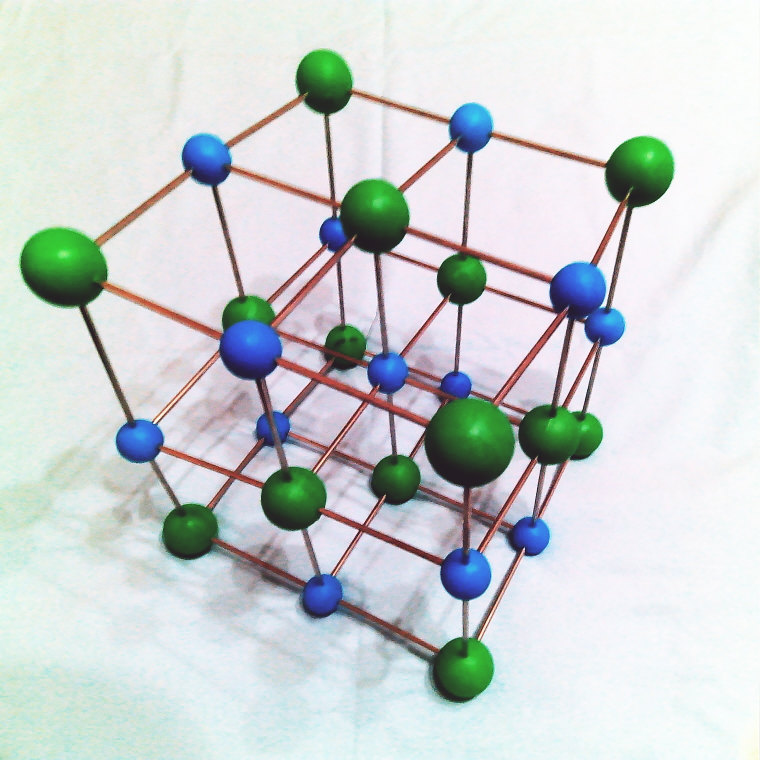
#> input picture Hamster/Week 15/Left3.jpg, 1520 x 1520 px (shown at 1/2 size)
$ python SURF_MATCH_w_Hough_color.py
#> lines starting #> are read from the running program, lines starting #| are printed output that depends on the picture; pictures that were not available may be replaced by others from this repository, and a replacement may not be noted
from typing import DefaultDict
import cv2
import numpy as np
import copy
import math
import matplotlib.pyplot as plt
img1 = cv2.imread('Left3.jpg',cv2.IMREAD_GRAYSCALE)
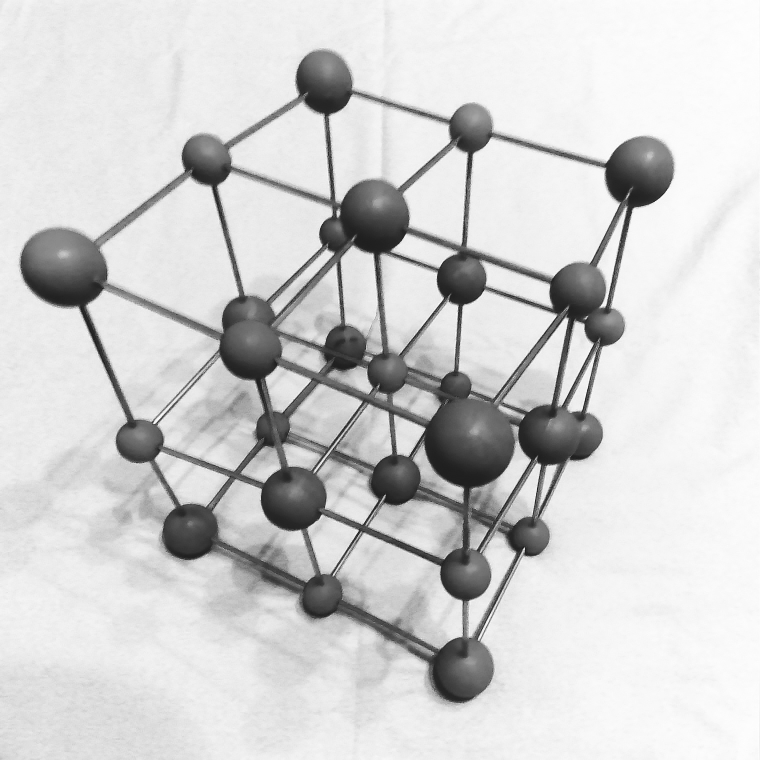
#> img1: shape (1520, 1520) (shown at 1/2 size); min 0, max 255, mean 208.5
img2 = cv2.imread('Right3.jpg',cv2.IMREAD_GRAYSCALE)
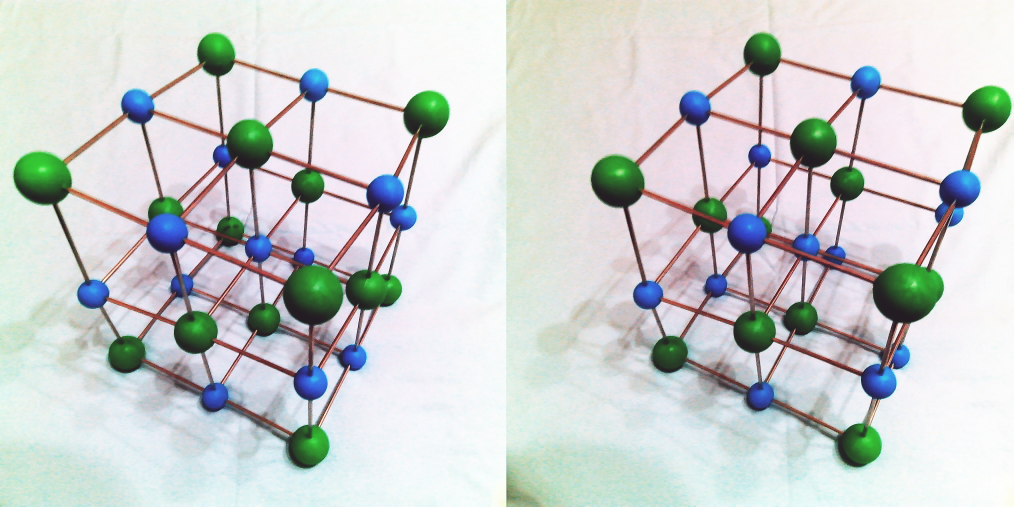
#> input picture Hamster/Week 15/New.jpg, 3040 x 1520 px, given in place of Right3.jpg, which was not available (shown at 1/3 size)
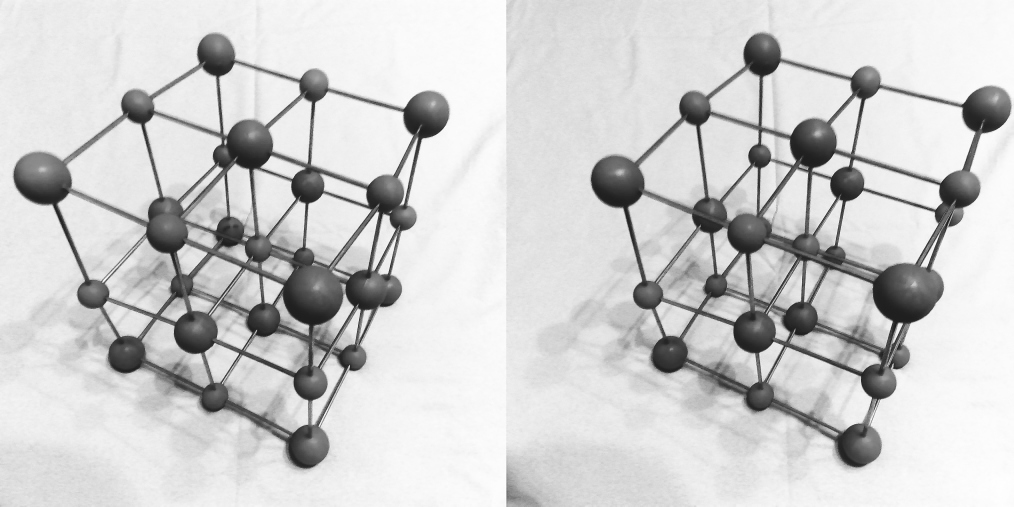
#> img2: shape (1520, 3040) (shown at 1/3 size); min 0, max 255, mean 206.6

#> (the run stopped early here; a loop or call above may not have finished)
